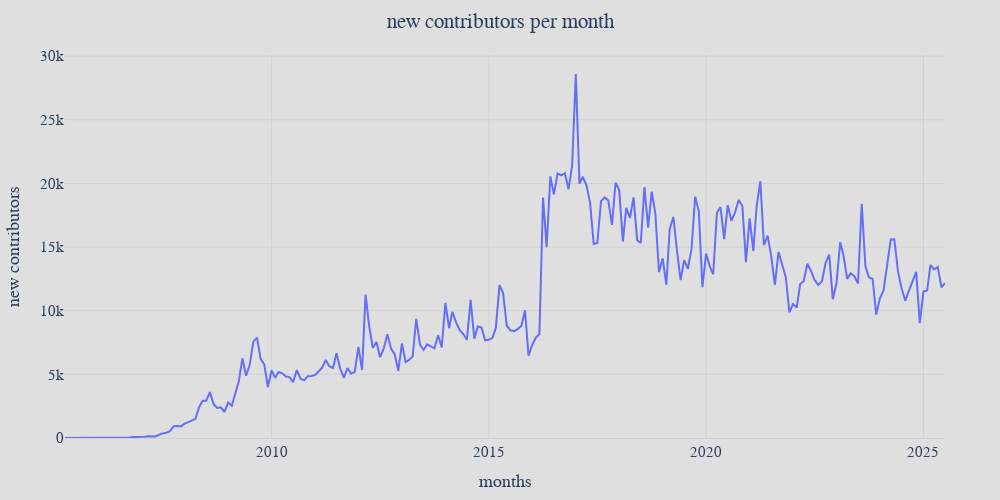

The code cell stored with this chart in its notebook:
### Code cell
plot_config = util.get_plot_config("general_new_contributor_count_monthly", "new contributors per month", y_unit="new contributors")
util.save_plot_config(plot_config)
util.show_plot(plot_config)

### Figure 1 — Plotly figure (JSON) as saved in the notebook; plotly's stock layout.template omitted (floating-point values rounded to 4 significant figures; data arrays with more than 128 entries replaced by an {"elided": "..."} marker saying what was removed)
{"data": [{"hovertemplate": "%{x}<br>%{y:,} new contributors", "mode": "lines", "name": "", "type": "scatter", "x": {"elided": "244 str values"}, "y": {"elided": "244 int values"}}], "layout": {"autosize": false, "font": {"family": "Times", "size": 15}, "height": 500, "margin": {"b": 55, "l": 55, "r": 55, "t": 55}, "paper_bgcolor": "#dfdfdf", "plot_bgcolor": "#dfdfdf", "title": {"text": "new contributors per month", "x": 0.5, "xanchor": "center"}, "width": 1000, "xaxis": {"gridcolor": "#d1d1d1", "linecolor": "#d1d1d1", "title": {"text": "months"}}, "yaxis": {"gridcolor": "#d1d1d1", "rangemode": "tozero", "title": {"text": "new contributors"}}}}
